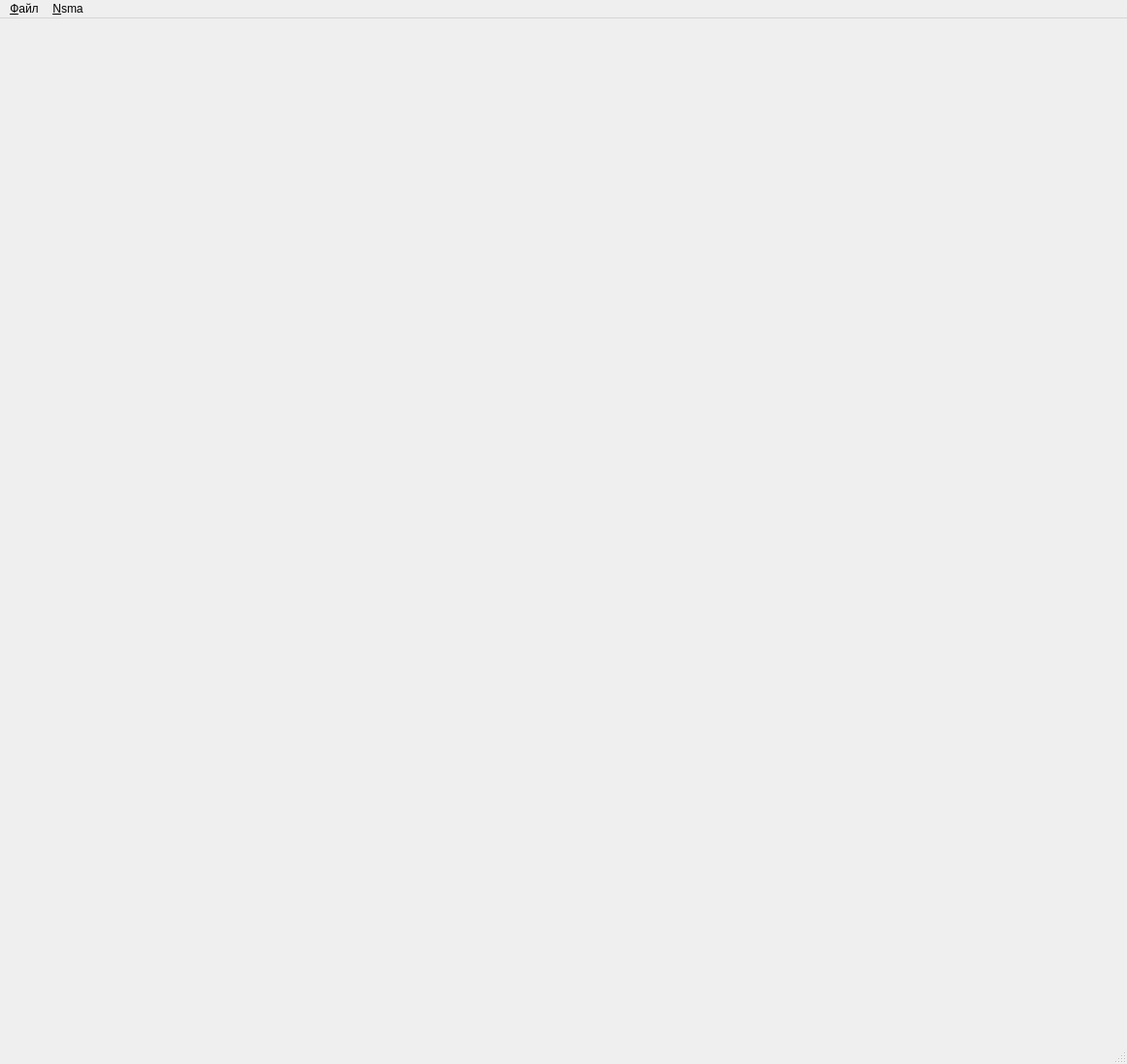
<?xml version="1.0" encoding="UTF-8"?>
<ui version="4.0">
 <class>MainWindow</class>
 <widget class="QMainWindow" name="MainWindow">
  <property name="geometry">
   <rect>
    <x>0</x>
    <y>0</y>
    <width>1160</width>
    <height>1095</height>
   </rect>
  </property>
  <property name="windowTitle">
   <string>Стержни</string>
  </property>
  <widget class="QWidget" name="centralwidget">
   <layout class="QGridLayout" name="gridLayout">
    <item row="0" column="0">
     <widget class="QWidget" name="widget" native="true"/>
    </item>
   </layout>
  </widget>
  <widget class="QMenuBar" name="menubar">
   <property name="geometry">
    <rect>
     <x>0</x>
     <y>0</y>
     <width>1160</width>
     <height>23</height>
    </rect>
   </property>
   <widget class="QMenu" name="menu">
    <property name="title">
     <string>&amp;Файл</string>
    </property>
    <addaction name="actionLoad"/>
   </widget>
   <widget class="QMenu" name="menu_Nsma">
    <property name="title">
     <string>&amp;Nsma</string>
    </property>
    <addaction name="actionNsma"/>
   </widget>
   <addaction name="menu"/>
   <addaction name="menu_Nsma"/>
  </widget>
  <widget class="QStatusBar" name="statusbar"/>
  <action name="actionLoad">
   <property name="text">
    <string>&amp;Загрузить</string>
   </property>
  </action>
  <action name="actionNsma">
   <property name="text">
    <string>&amp;Исходное</string>
   </property>
  </action>
 </widget>
 <resources/>
 <connections/>
</ui>
